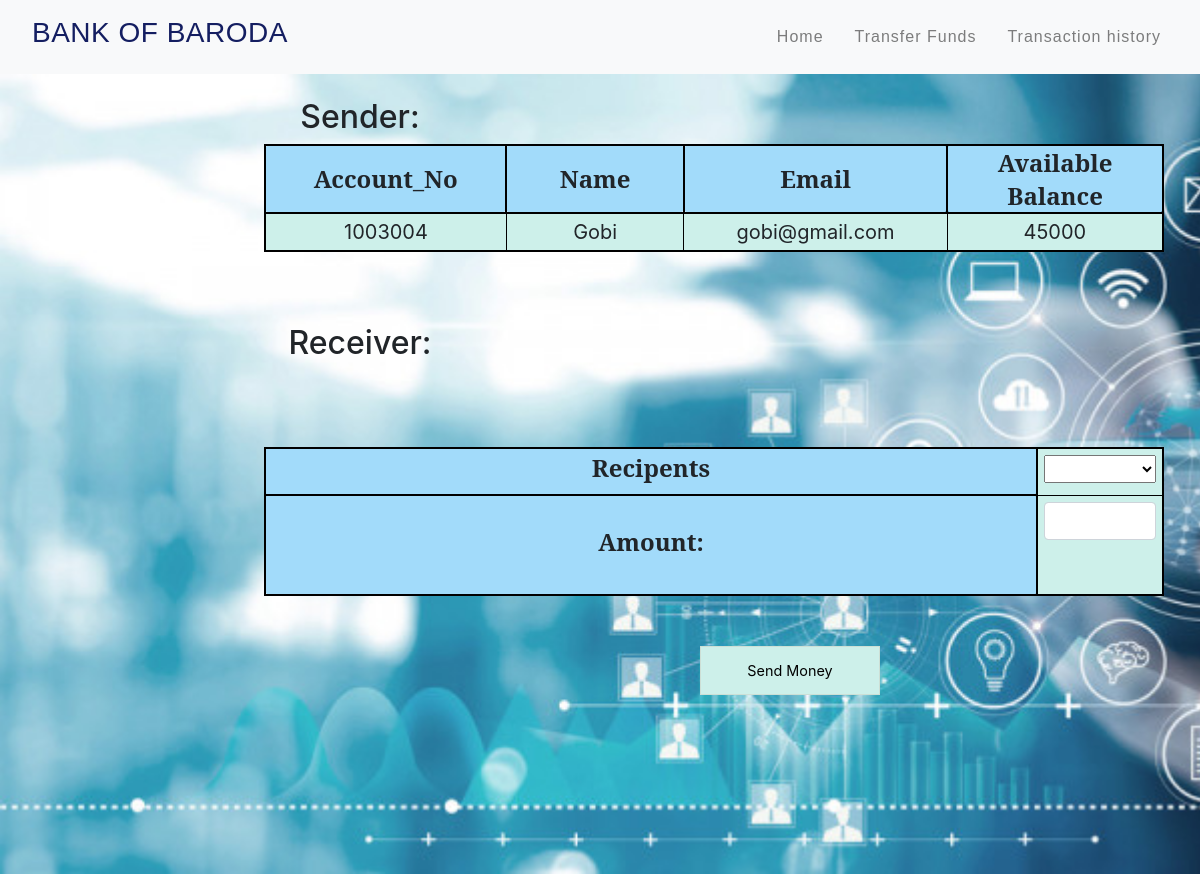
Screenshot of /transfer.php?CustomerID=4 with the database file from the repository.
### tables this page shows
CREATE TABLE `customers` (
  `CustomerID` int(10) NOT NULL,
  `Account_No` int(10) NOT NULL,
  `Customer_Name` varchar(20) NOT NULL,
  `Email` varchar(30) NOT NULL,
  `Branch_Name` varchar(10) NOT NULL,
  `AvailableBalance` int(10) NOT NULL
);

### transfer.php (the view, shortened to what this page needs)
<?php
include('connection.php');
$sid=$_GET['CustomerID'];
$run=mysqli_query($con,"SELECT * FROM `customers` WHERE `CustomerID`='$sid'");
$data=mysqli_fetch_assoc($run);
        ?>
        <html lang="en">
        <head>
            <link rel="stylesheet" href="css/fund_transfer.css">
            <link rel="stylesheet" href="https://stackpath.bootstrapcdn.com/bootstrap/4.5.2/css/bootstrap.min.css" />
            <link rel="stylesheet" type="text/css" href="css/navbar.css">
        </head>
          <body>
            <?php
            include 'navbar.php';
            ?>
            <div class="backing">
                <form method="post" name="tamount" class="tabletext" ><br/>
                <h2>Sender:</h2>
                <div>
                    <table class="table_op"  >
                        <tr>
                            <th>Account_No</th>
                            <th>Name</th>
                            <th>Email</th>
                            <th>Available Balance</th>
                        </tr>
                        <tr>
                            <td><?php echo $data['Account_No'] ?></td>
                            <td><?php echo $data['Customer_Name'] ?></td>
                            <td><?php echo $data['Email'] ?></td>
                            <td><?php echo $data['AvailableBalance'] ?></td>
                        </tr>
                    </table>
                </div>
                <br/><br/><br/>
                <h2>Receiver:</h2>
                <table>
                <tr>
                <th><label>Recipents</label></th>
                <td><select class=" table_op"   name="to" style="margin-bottom:5%; " required>
                    <option value="" disabled selected> </option>
                    <?php
                        $sid=$_GET['CustomerID'];
                        $sql = "SELECT * FROM customers where CustomerID!=$sid";
                        $query=mysqli_query($con,$sql);
                        while($rows = mysqli_fetch_array($query)) {
                    ?>
                        <option class="table_op" value="<?php echo $rows['CustomerID'];?>" >
                        </option>
                    <?php
                        }
                    ?>
                    </td></tr>
                </select> <br/><br/><br/>
                <tr>
                <th><label>Amount:</label></th>
                <td>
                    <input type="number" id="amm" class="form-control" name="amount" required  />  <br/><br/>
                </td>
                    </tr>
                    </table>
                <div class="sub" >
                    <button class="button" name="submit" type="submit" id="myBtn">Send Money</button>
                </div>
                </form>
          </div>
        </body>
        </html>

### css/fund_transfer.css (style rules this page uses)
* { margin: 0px; padding: 0px; }
table,th { width: 900px; box-sizing: border-box; margin-top: 5px; margin-left: 22%; font-size: 24px; word-spacing: 2px; text-align: center; border: 2px solid black; border-radius: 5px; }
th { background-color: #A2DBFA; font-family: 'serif'; }
td { font-size: 20px; border: 1px solid black; background-color: #CDF0EA; text-decoration: none; padding: 0.3em; }
.button { background-color: transparent; border: none; color: black; text-transform: none; text-align: center; overflow: hidden; z-index: 1; transition: 0.5s; text-decoration: none; }
h2 { width: 50%; margin-left:60px; margin-top: 15px; text-align: center; }
.sub { text-align: center; margin-top: 50px; margin-left: 700px; font-size: .9em; color: #000000; background: #CDF0EA; border: 1px solid #ccc2b461; padding: 0.9em; width: 180px; letter-spacing: 4px; }

### transfer.php (style rules this page uses)
.backing { background-image: url("images/banking.jpg"); background-repeat:no-repeat; background-position: relative; height: 100%; background-size: cover; }

### rows the page displays
customers: Account_No "1003004", Customer_Name "Gobi", Email "gobi@gmail.com", AvailableBalance "45000"
